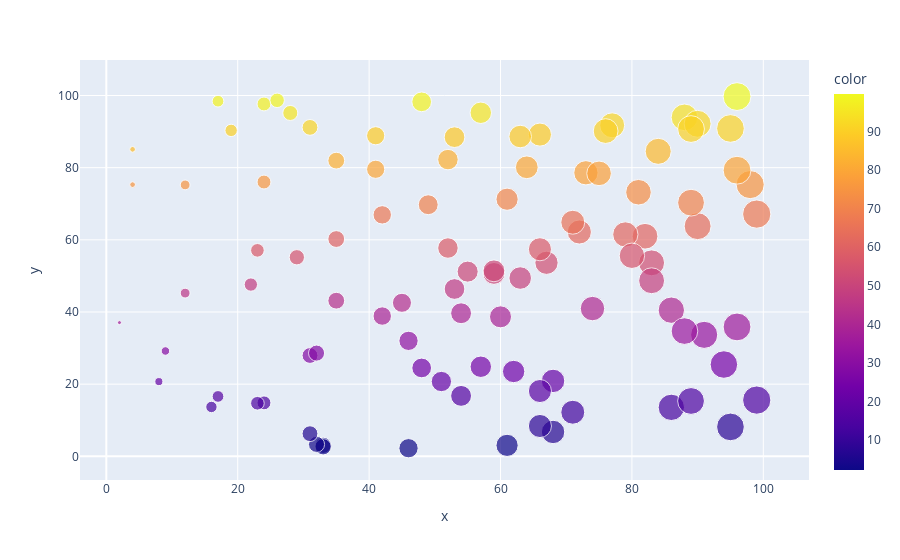

The code cell stored with this chart in its notebook:
### Code cell
px.scatter(x=x,y=y,color=y,size=x)
